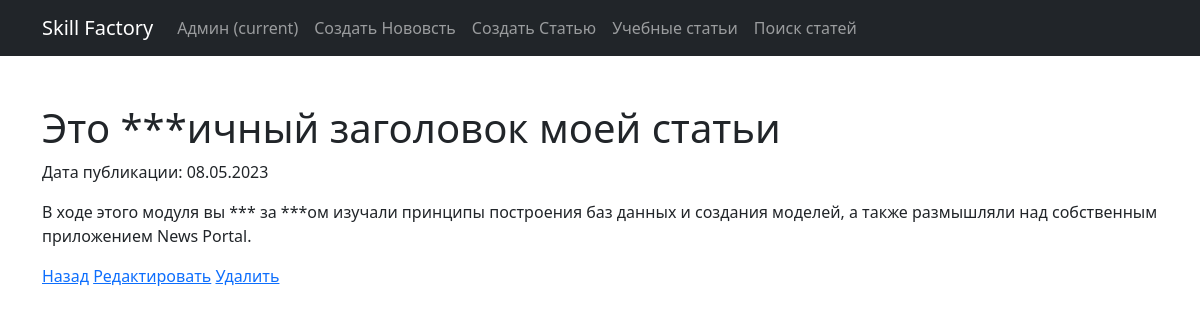
Page /Postnews/news/1 on the committed database.
### news_portal/models.py (models this page shows, shortened)
class Post(models.Model):
    author = models.ForeignKey(Author, on_delete=models.CASCADE)
    NEWS = 'NW'
    ARTICLE = 'AR'
    CATEGORY_CHOICES = (
        (NEWS, 'Новость'),
        (ARTICLE, 'Статья'),
    )
    categoryType = models.CharField(max_length=2, choices=CATEGORY_CHOICES, default=ARTICLE)
    dateCreation = models.DateTimeField(auto_now_add=True)
    postCategory = models.ManyToManyField(Category, through='PostCategory')
    title = models.CharField(max_length=128)
    text = models.TextField()
    rating = models.SmallIntegerField(default=0)

### news_portal/views.py (the view)
# urls.py: path('news/<int:pk>', NewsDetailView.as_view(), name='news_detail'),
class NewsDetailView(DetailView):
    model = Post
    template_name = 'news_detail.html'
    context_object_name = 'post'

### news_portal/templatetags/custom_filters.py (called while the page is built)
@register.filter
def censor(value):
    bad_words = ['шаг', 'делат', 'траст', 'цензурирования', 'лова', 'ценз', 'ильт', 'отл',]
    for word in bad_words:
        value = value.replace(word, '*' * len(word))
    return value

### templates/news_detail.html (shortened to what this page needs)
{% extends 'flatpages/default.html' %}
{% load custom_filters %}
{% block content %}
  <h1>{{ post.title|censor }}</h1>
  <p>Дата публикации: {{ post.dateCreation|date:"d.m.Y" }}</p>
  <p>{{ post.text|censor }}</p>
<a href="{% url 'news_list' %}">Назад</a>
<a href="{% url 'news_edit' post.pk %}">Редактировать</a>
<a href="{% url 'news_delete' post.pk %}">Удалить</a>
{% endblock %}

### rows in the picture
Post: title|censor "Это ***ичный заголовок моей статьи", dateCreation "08.05.2023", text|censor "В ходе этого модуля вы *** за ***ом изучали принципы построения баз данных и создания моделей, а также размышляли над собственным приложением News Portal."
